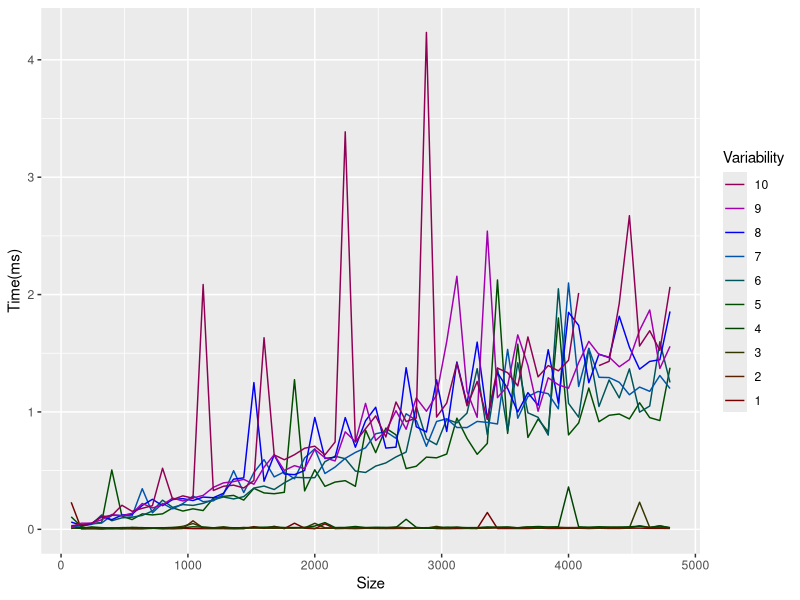

The R script that drew this image:
#install.packages("dplyr")
library(ggplot2)
library(dplyr)

dataframe <- read.csv(file="variability.dat" ,head=TRUE,sep="\t")
initial_deployment <- tbl_df(dataframe) %>% 
  #filter(dam_updated_0 < 10000000 ) %>% 
  group_by(variability, bundles_count) %>%
  summarise(avg_time = mean( ( dam_updated_3 )/1000000),  std=sd(( dam_updated_3 )/1000000))



#data <- read.csv(file="plan_size_vs_time.dat" ,head=TRUE,sep="\t")
setEPS()
postscript("exp3.eps")
ggplot(data = initial_deployment, aes(x=bundles_count, y=avg_time, group=factor(variability),color=factor(variability))) + geom_line() + scale_colour_hue(l=20) +  labs(x = "Size", y="Time(ms)", group="a") + guides(col = guide_legend(title="Variability", reverse = TRUE))
dev.off()

